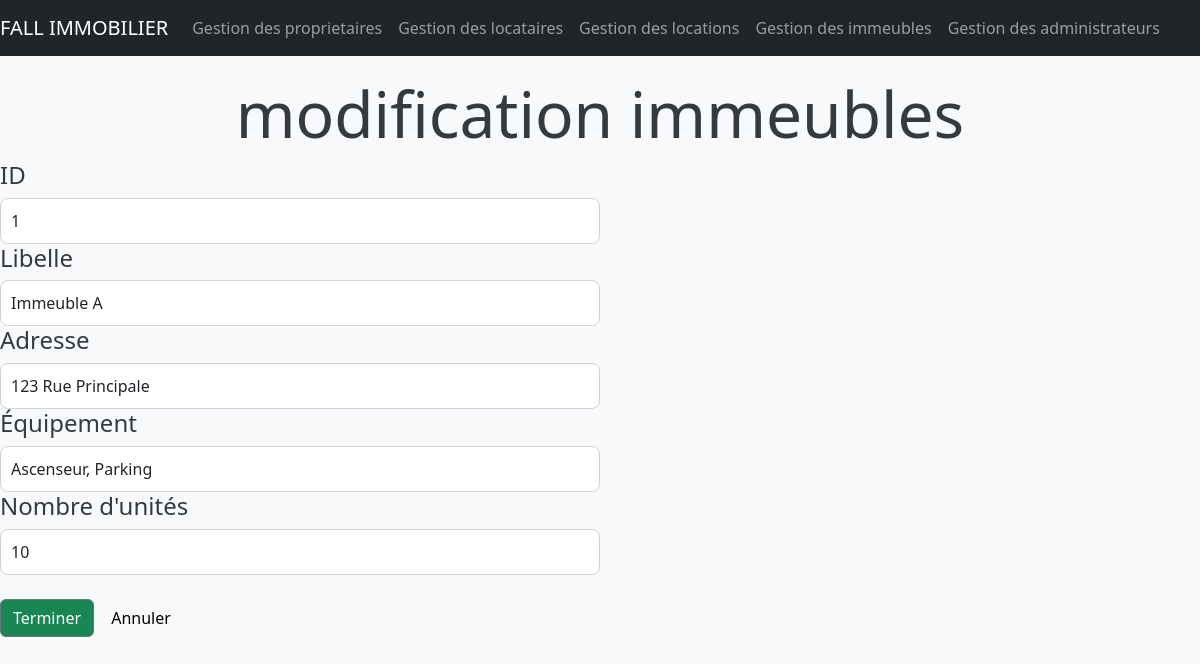
Page /View/modif_i.php?id=1 on the committed database.
### tables this page shows
CREATE TABLE `immeubles` (
  `id_i` int(11) NOT NULL,
  `lib_i` varchar(100) NOT NULL,
  `adresse_i` varchar(100) NOT NULL,
  `equipements_i` varchar(255) NOT NULL,
  `nbr_unites` int(11) NOT NULL
);

### View/modif_i.php (the view, shortened to what this page needs)
<!DOCTYPE html>
<html lang="en">
<head>
    <link href="https://cdn.jsdelivr.net/npm/bootstrap@5.3.3/dist/css/bootstrap.min.css" rel="stylesheet">
</head>
<body>
    <?php
            require( '../layout/header.php');
            require('../DB/connection.php');
            if (isset($_GET['id'])) {
             $id = $_GET['id'];
        $sql = "SELECT * FROM immeubles WHERE id_i = ?";
        $stmt = $db->prepare($sql);
        $stmt->execute([$id]);
        $immeuble = $stmt->fetch(PDO::FETCH_ASSOC);
    } else {
        echo "ID d'immeuble non fourni.";
    }
        ?>
            <h1 class="display-3"> modification immeubles</h1>
            <form action="" method="POST" class="w-50">
        <div class="form-group">
            <label><h4>ID</h4></label>
            <input class="form-control" type="text" name="id" id="id" value="<?php echo $immeuble['id_i']; ?>" readonly />
            <label><h4>Libelle</h4></label>
            <input class="form-control" type="text" name="libelle" id="libelle" value="<?php echo $immeuble['lib_i']; ?>" />
            <label><h4>Adresse</h4></label>
            <input class="form-control" type="text" name="adresse" id="adresse" value="<?php echo $immeuble['adresse_i']; ?>" />
            <label><h4>Équipement</h4></label>
            <input class="form-control" type="text" name="equipement" id="equipement" value="<?php echo $immeuble['equipements_i']; ?>" />
            <label><h4>Nombre d'unités</h4></label>
            <input class="form-control" type="number" name="nmbr" id="nmbr" value="<?php echo $immeuble['nbr_unites']; ?>" />
        </div>
        <br/>
        <button class="btn btn-success" type="submit">Terminer</button>
        <button class="btn btn-light" type="reset">Annuler</button>
    </form>
</body>
</html>

### layout/header.php (style rules this page uses)
body { background-color: #f8f9fa; }
h1 { text-align: center; margin-top: 20px; color: #343a40; }
.form-group label { color: #343a40; }
.form-control { background-color: #ffffff; border-radius: 8px; border: 1px solid #ced4da; padding: 10px; }
.btn-success { border-color: #6c757d; }

### rows in the picture
immeubles: id "1", libelle "Immeuble A", adresse "123 Rue Principale", equipement "Ascenseur, Parking", nmbr "10"
